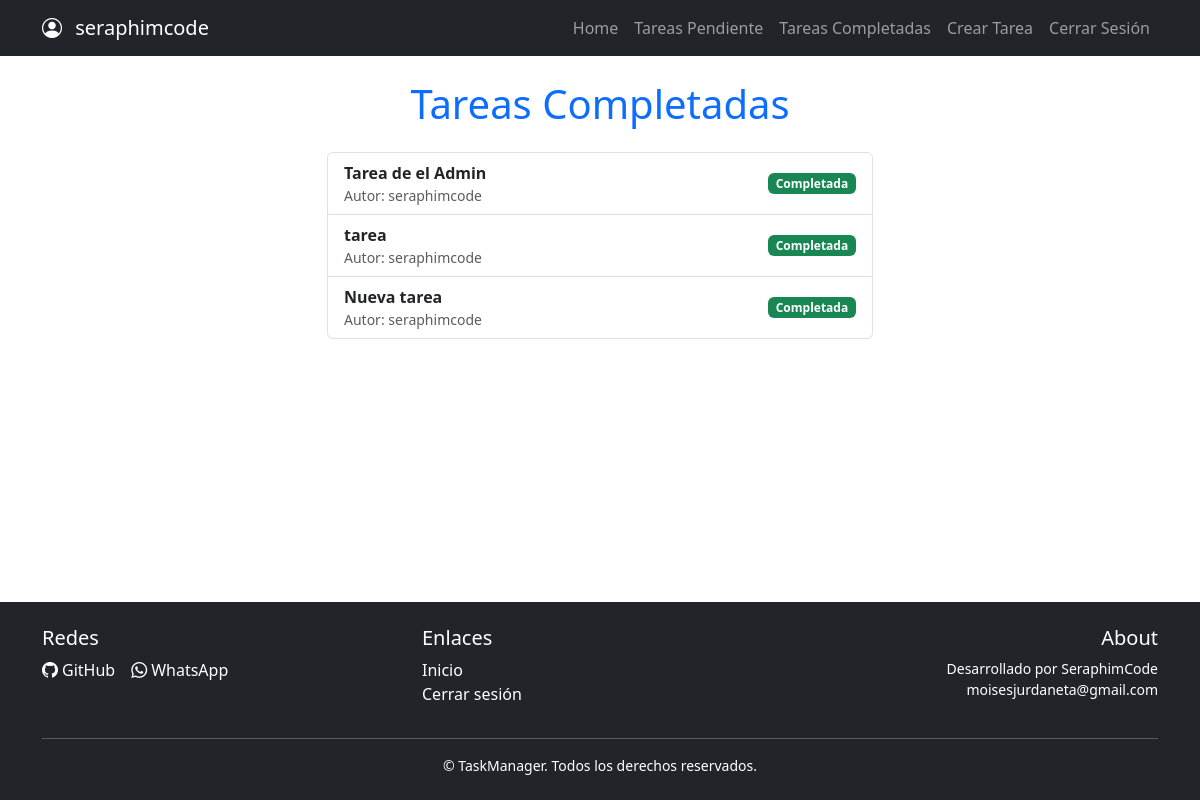
The page /tareas_completadas/ (signed in) on the database its author committed.
### tareas/models.py (models this page shows, shortened)
class Tarea(models.Model):
    title = models.CharField(max_length=100)
    description = models.TextField(blank=True)
    created_at = models.DateTimeField(auto_now_add=True)
    datecomplete = models.DateTimeField(null=True,)
    important = models.BooleanField(default=False)
    user = models.ForeignKey(User, on_delete=models.CASCADE)

### tareas/views.py (the view)
# urls.py: path('tareas_completadas/', views.tareas_completadas, name='tareas_completadas'),
@login_required
def tareas_completadas(request):
    tareas = Tarea.objects.filter(user=request.user, datecomplete__isnull=False)
    return render(request, 'tareas_completas.html', {'tareas': tareas})

### tareas/templates/tareas_completas.html
{% extends 'base.html' %}
{% block content %}
 <main class="container mt-4">
  <div class="row">
    <div class="col-md-6 offset-md-3">
      <h1 class="mb-4 text-center text-primary">Tareas Completadas</h1>
      <ul class="list-group">
        {% for tarea in tareas %}
          <li class="list-group-item d-flex justify-content-between align-items-center">
            <div>
              <a href="{% url 'detalle_tarea' tarea.id %}" class="text-decoration-none text-dark fw-bold">
                {{ tarea.title }}
              </a>
              <small class="d-block text-muted">Autor: {{ tarea.user.username }}</small>
            </div>
            <span class="badge bg-success">Completada</span>
          </li>
        {% empty %}
          <li class="list-group-item text-center text-muted">No hay tareas completadas.</li>
        {% endfor %}
      </ul>
    </div>
  </div>
</main>
{% endblock %}

### tareas/templates/base.html (shortened to what this page needs)
<!DOCTYPE html>
<html lang="en">
  <head>
    <link rel="stylesheet" href="https://cdn.jsdelivr.net/npm/bootstrap@5.3.8/dist/css/bootstrap.min.css" />
    <link rel="stylesheet" href="https://cdn.jsdelivr.net/npm/bootstrap-icons@1.10.5/font/bootstrap-icons.css" />
  </head>
  <body class="d-flex flex-column min-vh-100">
    <header>
      <nav class="navbar navbar-expand-lg bg-dark navbar-dark">
        <div class="container">
          <a class="navbar-brand" href="/">
            {% if user.is_authenticated %}
              <p class="text-white mb-0">
                <i class="bi bi-person-circle me-2"></i> {{ user.username }}
              </p>
            {% else %}
              SeraphimCode
            {% endif %}
          </a>
          <div class="collapse navbar-collapse" id="navbarNav">
            <ul class="navbar-nav ms-auto">
              <li class="nav-item">
                <a class="nav-link" href="{% url 'home' %}">Home</a>
              </li>
              {% if user.is_authenticated %}
                <li class="nav-item">
                  <a class="nav-link" href="{% url 'tarea' %}">Tareas Pendiente</a>
                </li>
                <li class="nav-item">
                  <a class="nav-link" href="{% url 'tareas_completadas' %}">Tareas Completadas</a>
                </li>
                <li class="nav-item">
                  <a class="nav-link" href="{% url 'crear_tarea' %}">Crear Tarea</a>
                </li>
                <li class="nav-item">
                  <a class="nav-link" href="/logout">Cerrar Sesión</a>
                </li>
              {% endif %}
            </ul>
          </div>
        </div>
      </nav>
    </header>
    <main>
      {% block content %}
      {% endblock %}
    </main>
    <footer class="bg-dark text-white mt-auto py-4">
  <div class="container">
    <div class="row justify-content-between">
      <div class="col-md-4 mb-3 mb-md-0">
        <h5>Redes</h5>
        <div class="d-flex gap-3">
          <a href="https://github.com/seraphimgeemu" target="_blank" class="text-white text-decoration-none d-flex align-items-center">
            <i class="bi bi-github me-1"></i> GitHub
          </a>
          <a href="https://wa.me/584146720418?text=Hola%20quiero%20más%20información%20sobre%20TaskManager" target="_blank" class="text-white text-decoration-none d-flex align-items-center">
            <i class="bi bi-whatsapp me-1"></i> WhatsApp
          </a>
        </div>
      </div>
      <div class="col-md-4 mb-3 mb-md-0">
        <h5>Enlaces</h5>
        <ul class="list-unstyled">
          <li><a href="/" class="text-white text-decoration-none">Inicio</a></li>
          <li><a href="/logout/" class="text-white text-decoration-none">Cerrar sesión</a></li>
        </ul>
      </div>
      <div class="col-md-4 text-md-end">
        <h5>About</h5>
        <p class="small mb-0">Desarrollado por SeraphimCode</p>
        <p class="small">moisesjurdaneta@gmail.com</p>
      </div>
    </div>
    <hr class="bg-light">
    <div class="text-center small">
      &copy; {{ year }} TaskManager. Todos los derechos reservados.
    </div>
  </div>
</footer>
  </body>
</html>

### rows shown on the page
Tarea: title "Tarea de el Admin", user.username "seraphimcode"
Tarea: title "tarea", user.username "seraphimcode"
Tarea: title "Nueva tarea", user.username "seraphimcode"

### other values the page prints
{{ user.username }} "seraphimcode"
